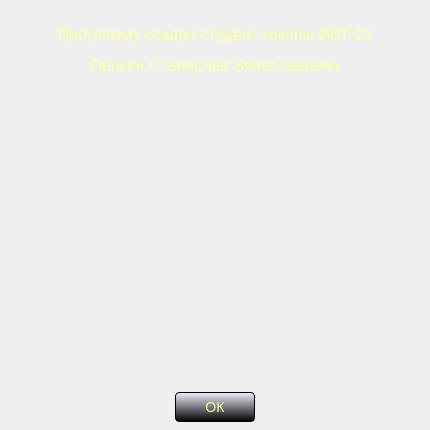
<?xml version="1.0" encoding="UTF-8"?>
<ui version="4.0">
 <class>Author</class>
 <widget class="QDialog" name="Author">
  <property name="geometry">
   <rect>
    <x>0</x>
    <y>0</y>
    <width>430</width>
    <height>430</height>
   </rect>
  </property>
  <property name="minimumSize">
   <size>
    <width>430</width>
    <height>430</height>
   </size>
  </property>
  <property name="maximumSize">
   <size>
    <width>430</width>
    <height>430</height>
   </size>
  </property>
  <property name="windowTitle">
   <string>Об авторе</string>
  </property>
  <property name="styleSheet">
   <string notr="true">background-image: url(:/source/fon1.png);</string>
  </property>
  <property name="locale">
   <locale language="Russian" country="Russia"/>
  </property>
  <widget class="QLabel" name="label">
   <property name="geometry">
    <rect>
     <x>0</x>
     <y>0</y>
     <width>430</width>
     <height>100</height>
    </rect>
   </property>
   <property name="minimumSize">
    <size>
     <width>430</width>
     <height>100</height>
    </size>
   </property>
   <property name="maximumSize">
    <size>
     <width>430</width>
     <height>100</height>
    </size>
   </property>
   <property name="contextMenuPolicy">
    <enum>Qt::NoContextMenu</enum>
   </property>
   <property name="styleSheet">
    <string notr="true">color: rgb(255, 255, 158);
background: transparent;</string>
   </property>
   <property name="text">
    <string>&lt;html&gt;&lt;head/&gt;&lt;body&gt;&lt;p align=&quot;center&quot;&gt;&lt;span style=&quot; font-size:12pt;&quot;&gt;Программу создал студент группы ИВТ-21&lt;/span&gt;&lt;/p&gt;&lt;p align=&quot;center&quot;&gt;&lt;span style=&quot; font-size:12pt;&quot;&gt;Пенкин Станислав Вячеславович&lt;/span&gt;&lt;/p&gt;&lt;/body&gt;&lt;/html&gt;</string>
   </property>
  </widget>
  <widget class="QLabel" name="label_2">
   <property name="geometry">
    <rect>
     <x>110</x>
     <y>110</y>
     <width>210</width>
     <height>273</height>
    </rect>
   </property>
   <property name="minimumSize">
    <size>
     <width>210</width>
     <height>273</height>
    </size>
   </property>
   <property name="maximumSize">
    <size>
     <width>210</width>
     <height>273</height>
    </size>
   </property>
   <property name="contextMenuPolicy">
    <enum>Qt::NoContextMenu</enum>
   </property>
   <property name="text">
    <string/>
   </property>
   <property name="pixmap">
    <pixmap resource="res.qrc">:/source/foto.jpg</pixmap>
   </property>
  </widget>
  <widget class="QPushButton" name="pushButton">
   <property name="geometry">
    <rect>
     <x>175</x>
     <y>392</y>
     <width>80</width>
     <height>30</height>
    </rect>
   </property>
   <property name="minimumSize">
    <size>
     <width>80</width>
     <height>30</height>
    </size>
   </property>
   <property name="maximumSize">
    <size>
     <width>80</width>
     <height>30</height>
    </size>
   </property>
   <property name="focusPolicy">
    <enum>Qt::NoFocus</enum>
   </property>
   <property name="contextMenuPolicy">
    <enum>Qt::NoContextMenu</enum>
   </property>
   <property name="styleSheet">
    <string notr="true">#pushButton {
color: rgb(255, 255, 158);
font-size: 14px;
border: 1px solid black;
border-radius: 4px;
background: white;
background-color: qlineargradient(spread:pad, x1:0, y1:0, x2:0, y2:1, stop:0 rgba(238, 238, 255, 255), stop:1 rgba(0, 0, 0, 255));
}

#pushButton:pressed {
color: rgb(255, 255, 158);
font-size: 14px;
background: white;
border: 1px solid black;
border-radius: 4px;
background-color: qlineargradient(spread:pad, x1:0, y1:0, x2:0, y2:1, stop:0 rgba(212, 209, 180, 0), stop:1 rgba(0, 0, 0, 255));
}</string>
   </property>
   <property name="text">
    <string>ОК</string>
   </property>
  </widget>
 </widget>
 <resources>
  <include location="res.qrc"/>
 </resources>
 <connections/>
</ui>
